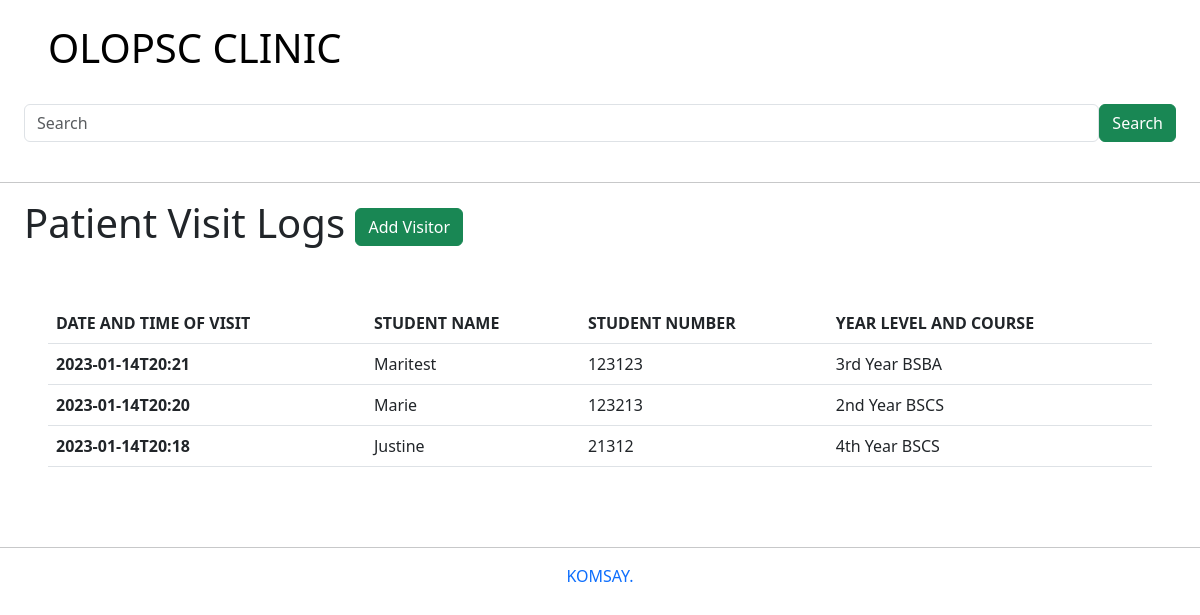
Before: /dailyclinicrecords/ with the older database file.
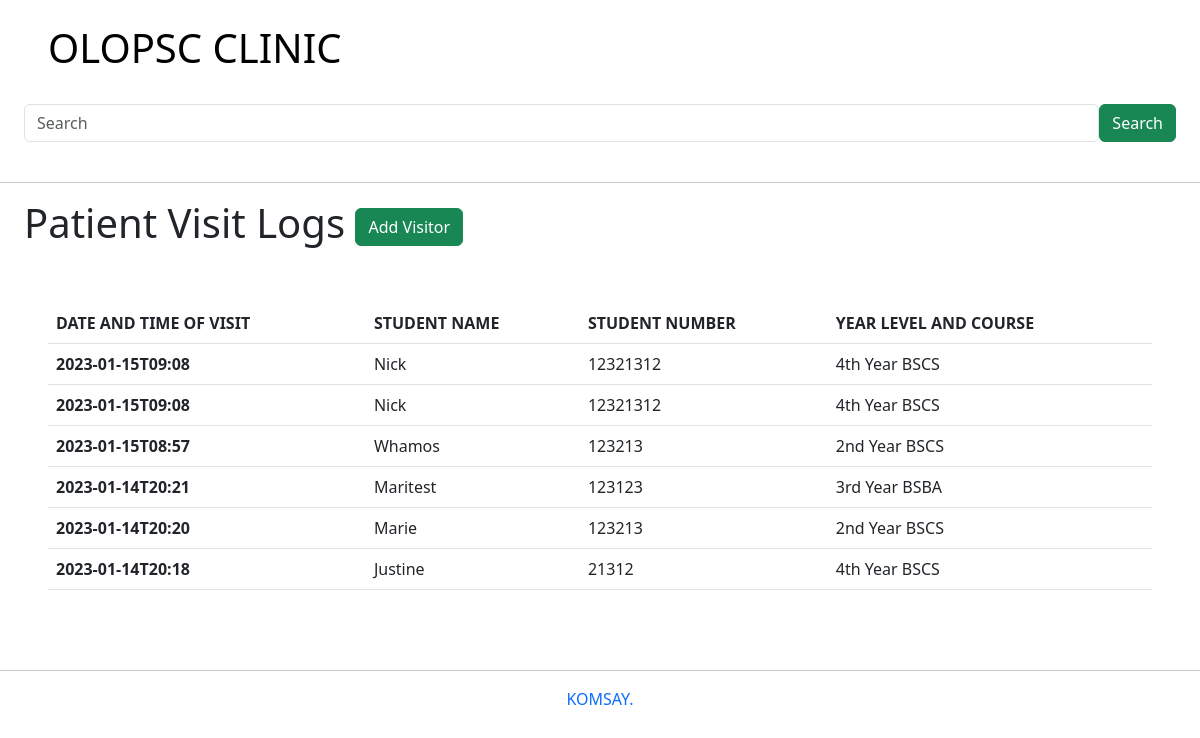
After: the same page with the newer database file.
### students/models.py (models this page shows)
class DailyClinicRecords(models.Model):
    date_and_time_of_visit = models.CharField(max_length=30)
    student_name = models.CharField(max_length=30)
    student_number = models.IntegerField(max_length=30)
    year_level_and_course = models.CharField(max_length=30)

### students/views.py (the view)
# urls.py: path('dailyclinicrecords/', views.dailyclinicrecords, name='dailyclinicrecords'),
def dailyclinicrecords(request):
    data = DailyClinicRecords.objects.all().order_by('-id')
    context = {
        'record': data
    }
    return render(request, "students/dailyclinicrecords.html", context)

### students/templates/students/dailyclinicrecords.html (shortened to what this page needs)
{% extends 'base.html'%}
{% block content %}
<h1 class="ms-4">Patient Visit Logs <a href="addvisitor" class="btn btn-success">Add Visitor</a></h1>
<div class="p-5">
    <table class="table">
        <thead class="thead-dark">
          <tr>
            <th scope="col">DATE AND TIME OF VISIT</th>
            <th scope="col">STUDENT NAME</th>
            <th scope="col">STUDENT NUMBER</th>
            <th scope="col">YEAR LEVEL AND COURSE</th>
          </tr>
        </thead>
        <tbody>
{% for data in record %}
          <tr>
            <th scope="row">{{ data.date_and_time_of_visit }}</th>
            <td>{{ data.student_name }}</td>
            <td>{{ data.student_number }}</td>
            <td>{{ data.year_level_and_course }}</td>
          </tr>
{% endfor %}
        </tbody>
      </table>
</div>
{% endblock %}

Changed rows visible on the page:
added DailyClinicRecords: date_and_time_of_visit "2023-01-15T09:08", student_name "Nick", student_number "12321312", year_level_and_course "4th Year BSCS"
added DailyClinicRecords: date_and_time_of_visit "2023-01-15T09:08", student_name "Nick", student_number "12321312", year_level_and_course "4th Year BSCS"
added DailyClinicRecords: date_and_time_of_visit "2023-01-15T08:57", student_name "Whamos", student_number "123213", year_level_and_course "2nd Year BSCS"
